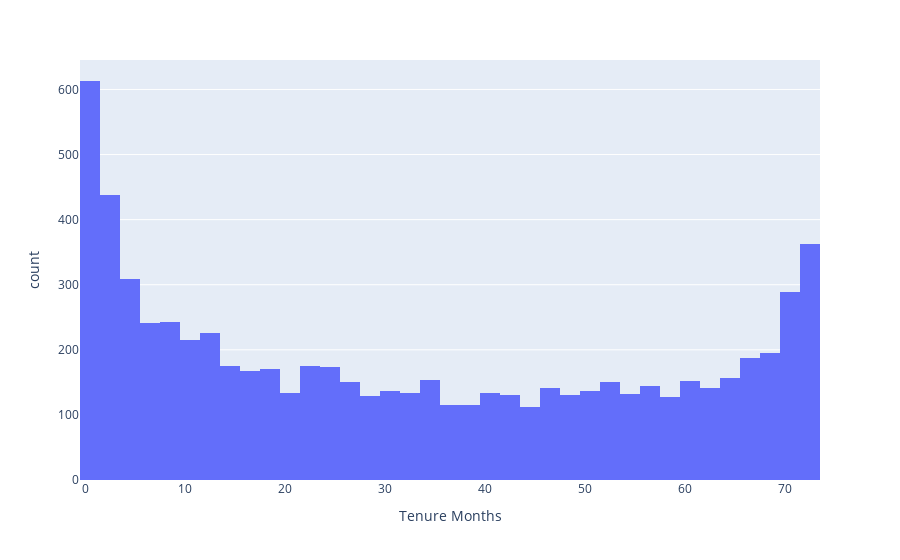

Notebook code for this chart:
### Code cell
import plotly.express as px
fig = px.histogram(df, x="Tenure Months")
fig.show()

### Figure 1 — Plotly figure (JSON) as saved in the notebook; plotly's stock layout.template omitted (floating-point values rounded to 4 significant figures; data arrays with more than 128 entries replaced by an {"elided": "..."} marker saying what was removed)
{"data": [{"alignmentgroup": "True", "bingroup": "x", "hovertemplate": "Tenure Months=%{x}<br>count=%{y}<extra></extra>", "legendgroup": "", "marker": {"color": "#636efa", "pattern": {"shape": ""}}, "name": "", "offsetgroup": "", "orientation": "v", "showlegend": false, "type": "histogram", "x": {"elided": "7032 int values"}, "xaxis": "x", "yaxis": "y"}], "layout": {"barmode": "relative", "legend": {"tracegroupgap": 0}, "margin": {"t": 60}, "xaxis": {"anchor": "y", "domain": [0, 1], "title": {"text": "Tenure Months"}}, "yaxis": {"anchor": "x", "domain": [0, 1], "title": {"text": "count"}}}}
